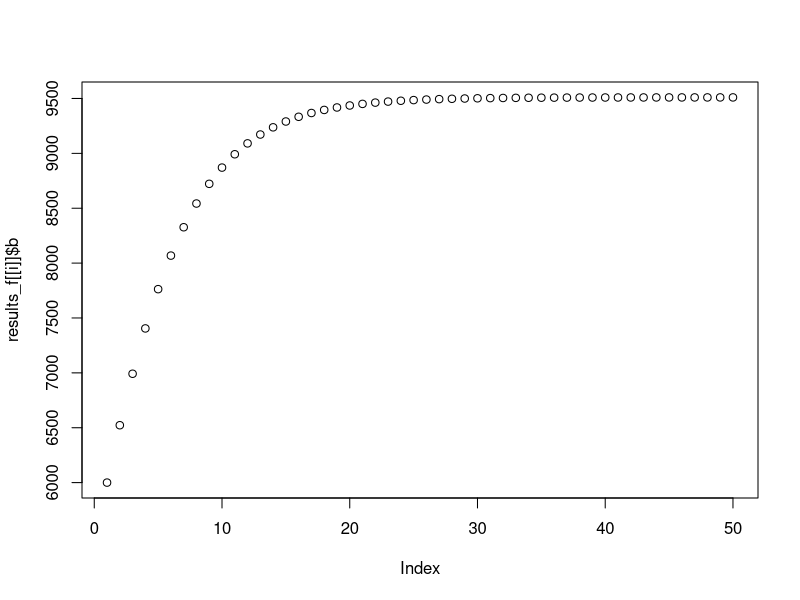
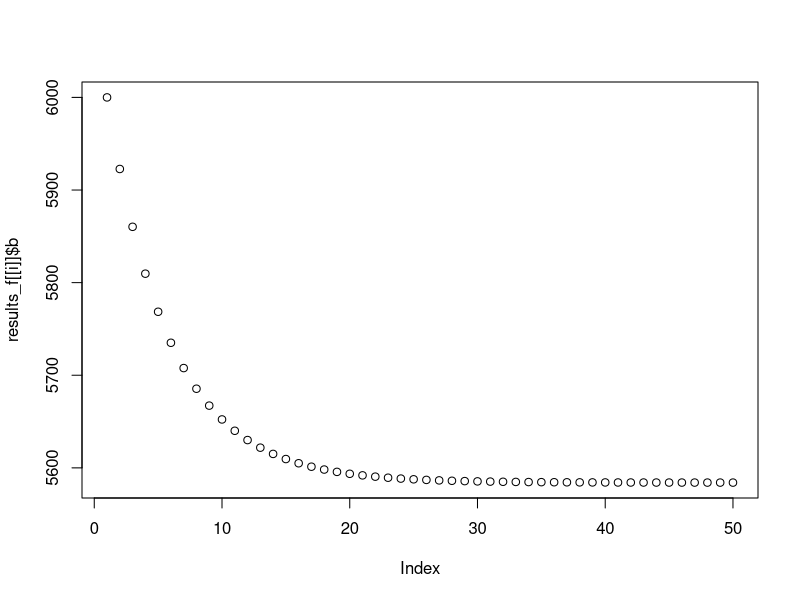
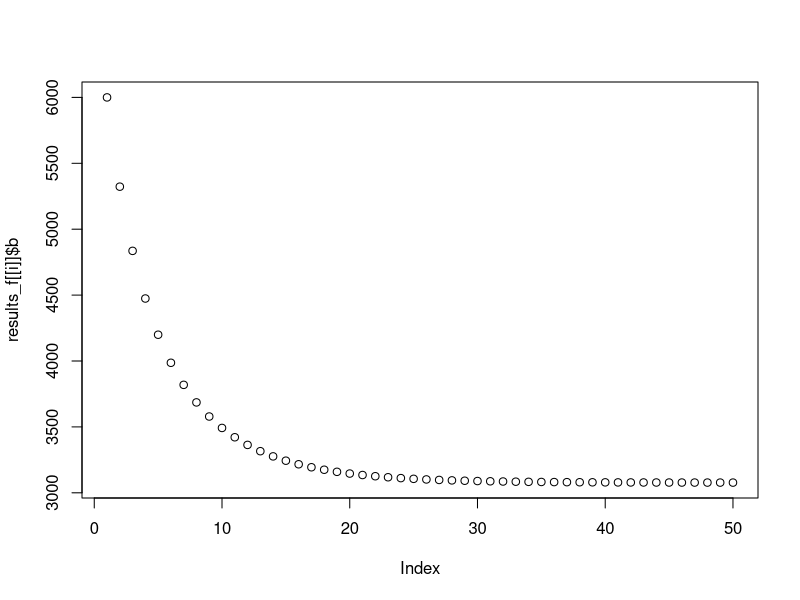
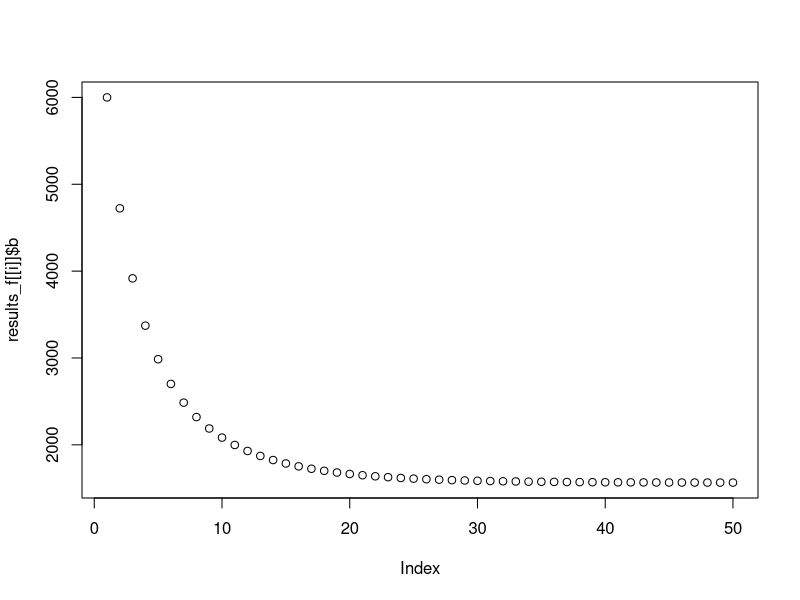
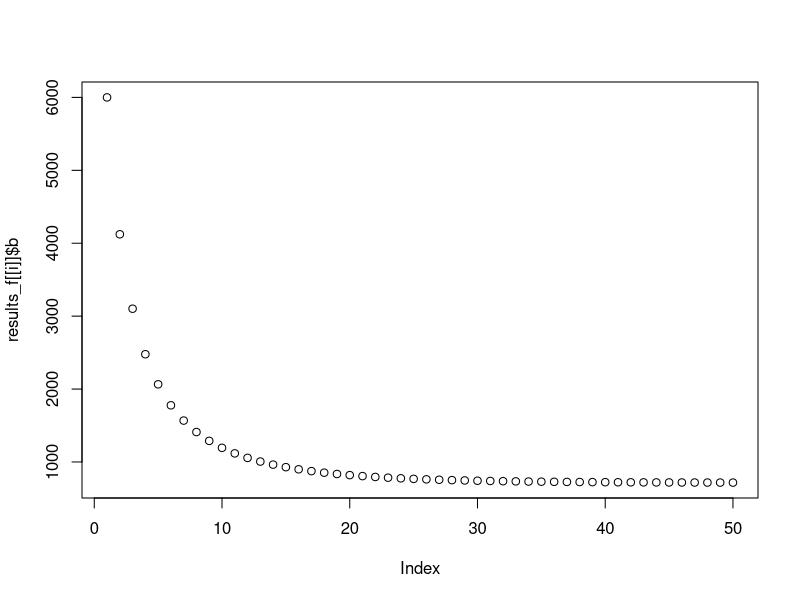
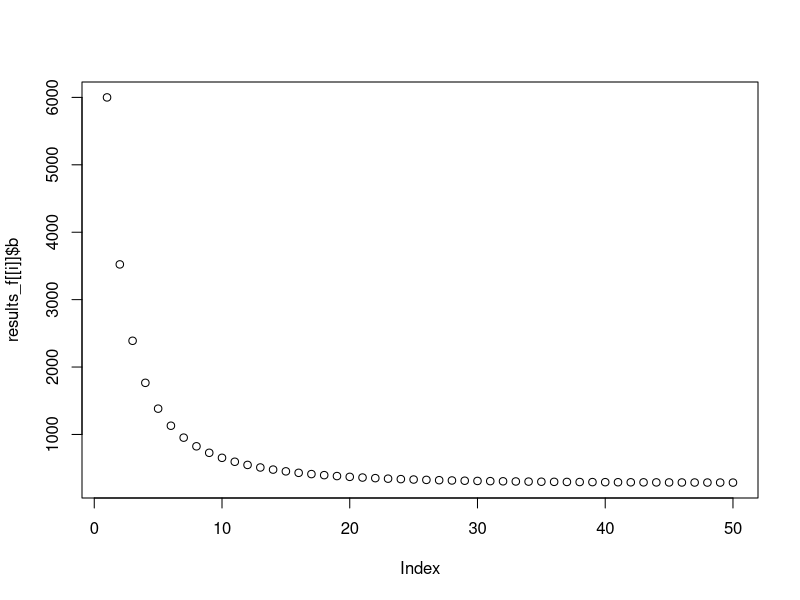
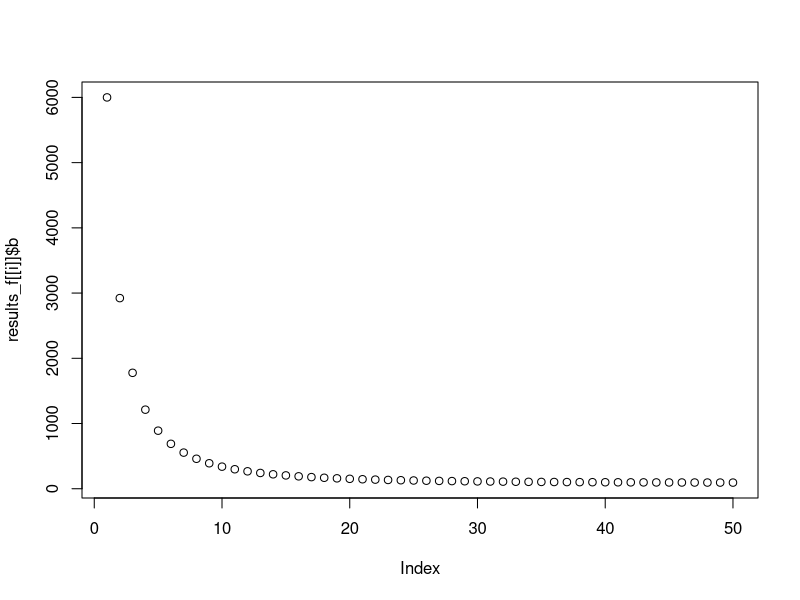
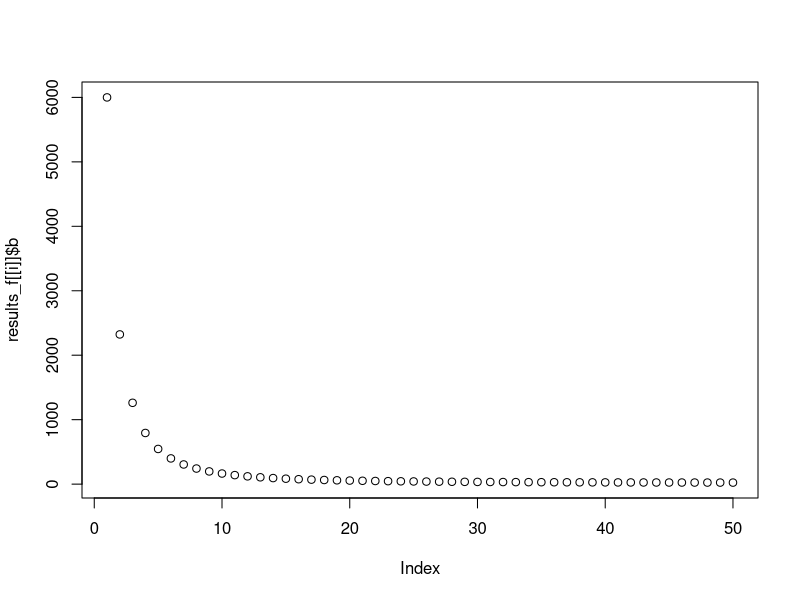

The R source for these figures, in order:
# Testing model behavior: Fishing Mortality Rate

## This version tests the effect of varying fishing mortality rate. Experiments will vary f
## but all other inputs in the model will remain constant 

# Set up a small trial number of experiments
n_experiment = 10 

experiment <- data.frame(
  f = seq(0.01, 0.91, 0.1)) #low end 1% of fish, high end 90% of fish present will be caught

# Model:
test_f <- function(b, f, r, r_s, p, k, years){

  
  results <- data.frame(
    b = rep(NA, years), c = rep(NA, years), 
    year = 1:years, r = rep(NA, years)) #Setup the results dataframe 
  
  #Set the initial result for the outputs in year 1
  results$b[1] = b
  results$c[1] = f * b
  results$r[1] = r
  
  #Loop the model over the specified number of years
  for (t in 2:years) {
    
    results$c[t] = results$b[t-1] * f #define catch 
    results$b[t] = results$b[t-1] + (results$r[t-1] / p) * results$b[t-1] * 
      (1 - ((results$b[t-1]/k) ^ p)) - results$c[t] #operating model-PT
    results$r[t] = results$r[1] * (1 + (r_s*(t-1))) #climate model 
    
  } 
  
  return(results)
}


# Run model over experiments:
results_f = list() 

for (i in 1:n_experiment){
  results_f[[i]] <- test_f(b = 6000, f = experiment$f[i], r = 0.2, r_s = 0, p = 0.2,
                                years = 50, k = 10000)
}


#Plot the change in biomass over time for all 10 experiments:
for(i in 1:n_experiment){
  plot(results_f[[i]]$b)
}

#Save a copy of plots to look at later:
# library(here)
# pdf(file = "/Users/saraorofino/Documents/GitHub/SomefinFishE/Models/behavior_checks/f/b_plots.pdf",
#     width = 4,
#     height = 4)
# 
# for(i in 1:n_experiment){
#   plot(results_f[[i]]$b)
# }
# 
# dev.off()

# Have a vector of starting f values to compare to the graphs
library(tidyverse)
f_intial <- as.data.frame(experiment$f) %>% 
  rename(f = "experiment$f")
